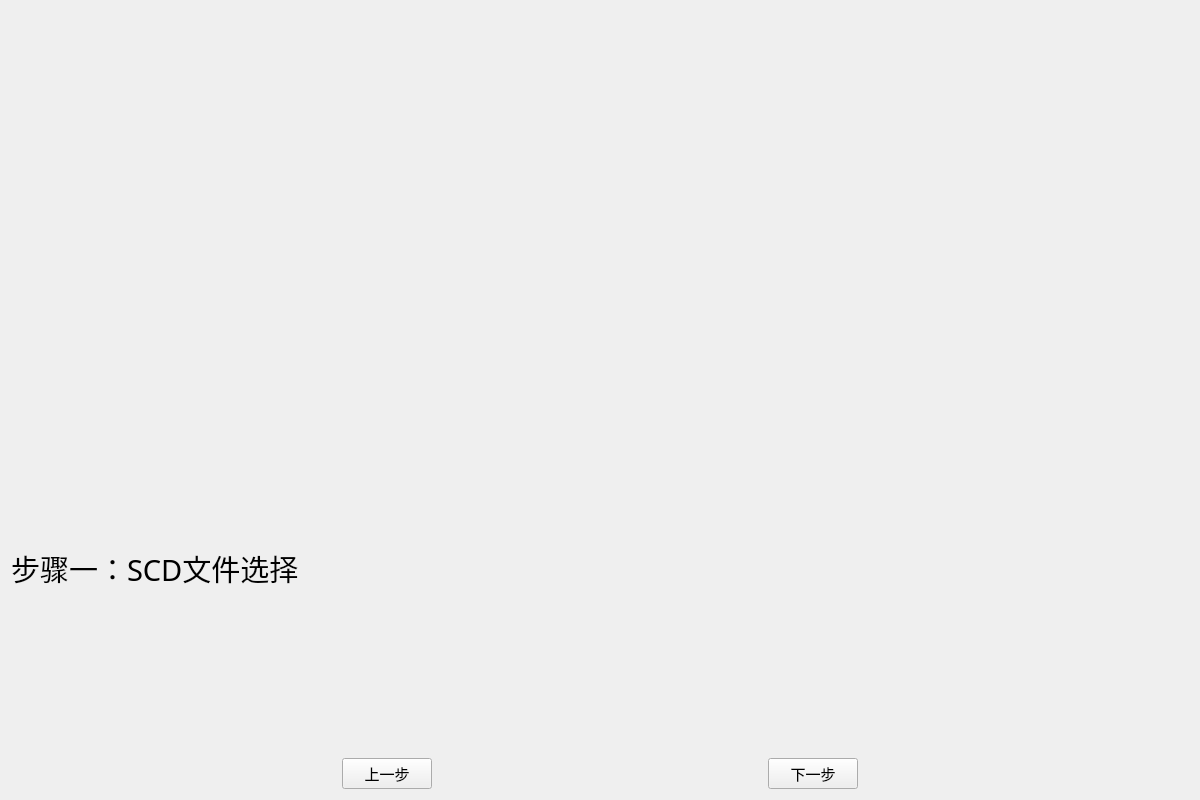
<?xml version="1.0" encoding="UTF-8"?>
<ui version="4.0">
 <class>NGDSmartTestMainWidget</class>
 <widget class="QWidget" name="NGDSmartTestMainWidget">
  <property name="geometry">
   <rect>
    <x>0</x>
    <y>0</y>
    <width>1200</width>
    <height>800</height>
   </rect>
  </property>
  <property name="windowTitle">
   <string>新一代装置检验系统</string>
  </property>
  <layout class="QVBoxLayout" name="verticalLayout" stretch="1,1,5,1">
   <item>
    <widget class="QLabel" name="m_MainTitleLabel">
     <property name="text">
      <string/>
     </property>
     <property name="textFormat">
      <enum>Qt::AutoText</enum>
     </property>
     <property name="pixmap">
      <pixmap resource="../../Local/SttNGDSmartTestWin/SttNGDSmartTestWin.qrc">:/logo/images/PONOVO.png</pixmap>
     </property>
     <property name="scaledContents">
      <bool>true</bool>
     </property>
     <property name="alignment">
      <set>Qt::AlignCenter</set>
     </property>
    </widget>
   </item>
   <item>
    <widget class="QLabel" name="m_ExTitleLabel">
     <property name="font">
      <font>
       <family>宋体</family>
       <pointsize>22</pointsize>
      </font>
     </property>
     <property name="text">
      <string>步骤一：SCD文件选择</string>
     </property>
    </widget>
   </item>
   <item>
    <layout class="QVBoxLayout" name="m_CentetLayout"/>
   </item>
   <item>
    <layout class="QHBoxLayout" name="horizontalLayout">
     <item>
      <spacer name="horizontalSpacer">
       <property name="orientation">
        <enum>Qt::Horizontal</enum>
       </property>
       <property name="sizeHint" stdset="0">
        <size>
         <width>40</width>
         <height>20</height>
        </size>
       </property>
      </spacer>
     </item>
     <item>
      <widget class="QPushButton" name="m_BtnPreStep">
       <property name="minimumSize">
        <size>
         <width>90</width>
         <height>30</height>
        </size>
       </property>
       <property name="font">
        <font>
         <family>宋体</family>
         <pointsize>11</pointsize>
        </font>
       </property>
       <property name="text">
        <string>上一步</string>
       </property>
      </widget>
     </item>
     <item>
      <spacer name="horizontalSpacer_2">
       <property name="orientation">
        <enum>Qt::Horizontal</enum>
       </property>
       <property name="sizeHint" stdset="0">
        <size>
         <width>40</width>
         <height>20</height>
        </size>
       </property>
      </spacer>
     </item>
     <item>
      <widget class="QPushButton" name="m_BtnNextStep">
       <property name="minimumSize">
        <size>
         <width>90</width>
         <height>30</height>
        </size>
       </property>
       <property name="font">
        <font>
         <family>宋体</family>
         <pointsize>11</pointsize>
        </font>
       </property>
       <property name="text">
        <string>下一步</string>
       </property>
      </widget>
     </item>
     <item>
      <spacer name="horizontalSpacer_3">
       <property name="orientation">
        <enum>Qt::Horizontal</enum>
       </property>
       <property name="sizeHint" stdset="0">
        <size>
         <width>40</width>
         <height>20</height>
        </size>
       </property>
      </spacer>
     </item>
    </layout>
   </item>
  </layout>
 </widget>
 <resources>
  <include location="../../Local/SttNGDSmartTestWin/SttNGDSmartTestWin.qrc"/>
 </resources>
 <connections/>
</ui>
